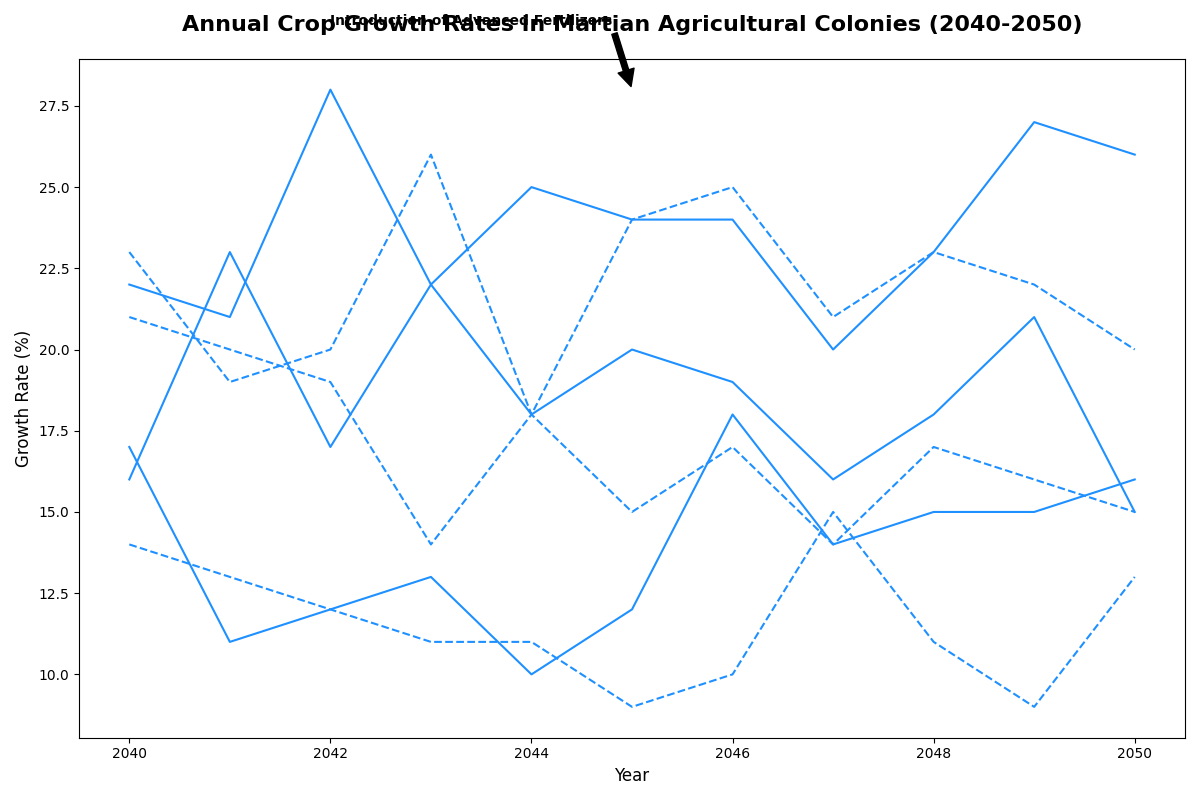

The Python source for this figure:
import matplotlib.pyplot as plt
import numpy as np

years = np.arange(2040, 2051)

wheat_a = np.array([22, 21, 28, 22, 25, 24, 24, 20, 23, 27, 26])
corn_a = np.array([16, 23, 17, 22, 18, 20, 19, 16, 18, 21, 15])
rice_a = np.array([17, 11, 12, 13, 10, 12, 18, 14, 15, 15, 16])
wheat_b = np.array([23, 19, 20, 26, 18, 24, 25, 21, 23, 22, 20])
corn_b = np.array([21, 20, 19, 14, 18, 15, 17, 14, 17, 16, 15])
rice_b = np.array([14, 13, 12, 11, 11, 9, 10, 15, 11, 9, 13])

fig, ax = plt.subplots(figsize=(12, 8))

consistent_color = 'dodgerblue'
ax.plot(years, wheat_a, color=consistent_color, linestyle='-')
ax.plot(years, corn_a, color=consistent_color, linestyle='-')
ax.plot(years, rice_a, color=consistent_color, linestyle='-')
ax.plot(years, wheat_b, color=consistent_color, linestyle='--')
ax.plot(years, corn_b, color=consistent_color, linestyle='--')
ax.plot(years, rice_b, color=consistent_color, linestyle='--')

ax.set_title("Annual Crop Growth Rates in Martian Agricultural Colonies (2040-2050)", fontsize=16, fontweight='bold', pad=20)
ax.set_xlabel('Year', fontsize=12)
ax.set_ylabel('Growth Rate (%)', fontsize=12)

ax.annotate('Introduction of Advanced Fertilizers', xy=(2045, 28), xytext=(2042, 30),
            arrowprops=dict(facecolor='black', shrink=0.05),
            fontsize=10, fontweight='bold')

plt.tight_layout()
plt.show()
